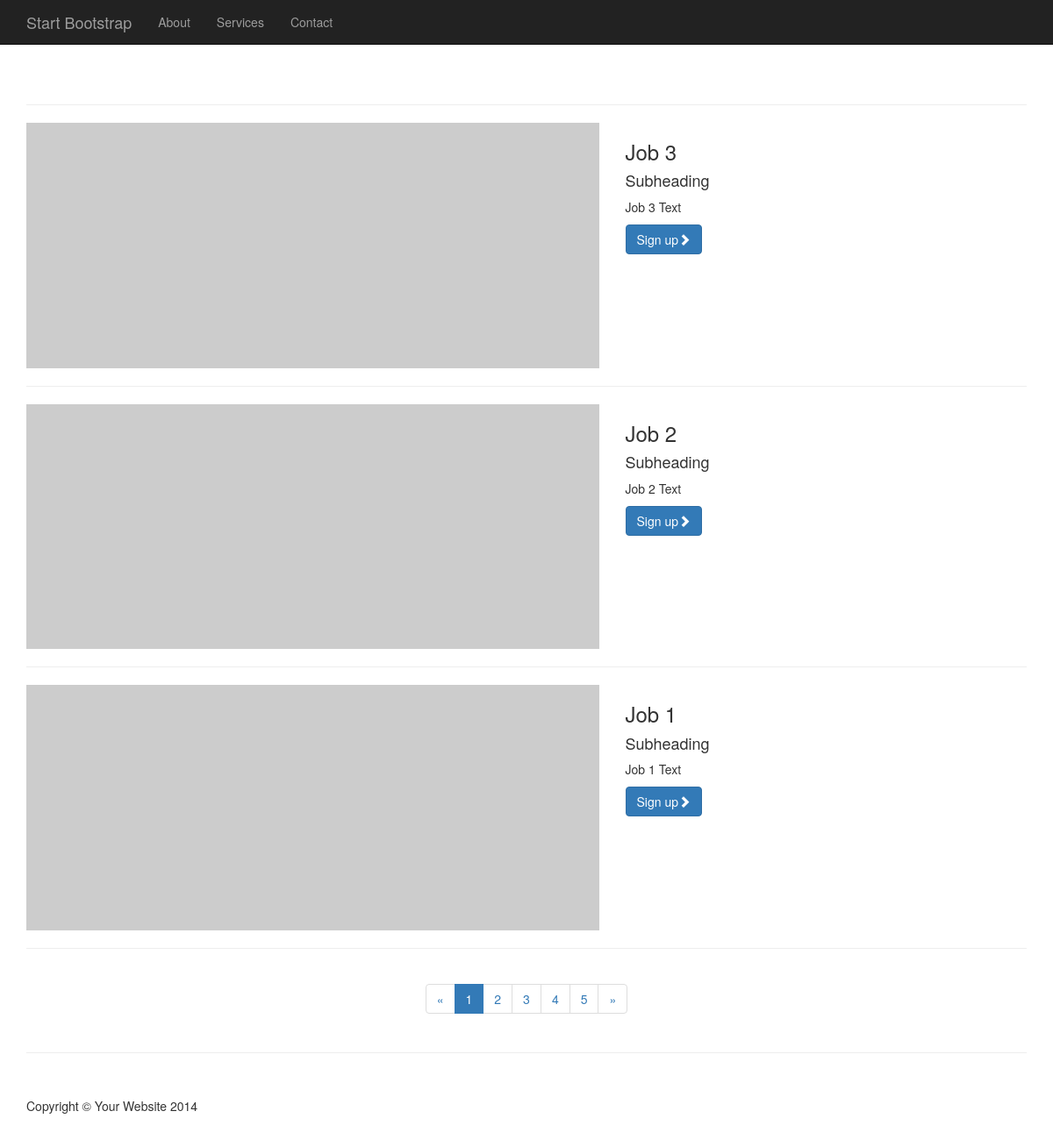
Before: /index/ with the older database file.
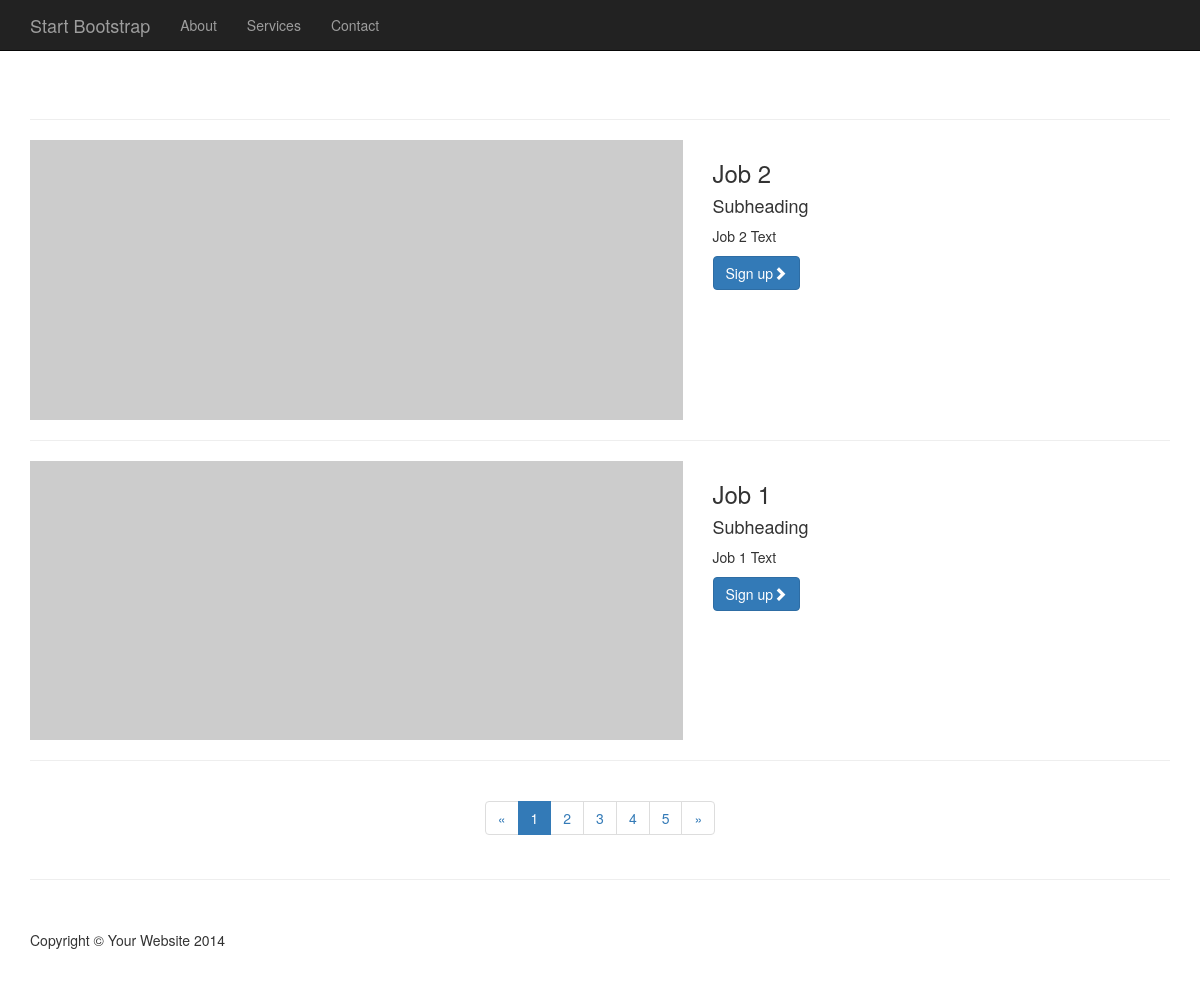
After: the same page with the newer database file.
### mande/models.py (models this page shows, shortened)
class Job(models.Model):
    job_id = models.AutoField(primary_key=True)
    job_title = models.CharField(max_length=200)
    job_text = models.CharField(max_length=200)
    pub_date = models.DateTimeField('date published')

### mande/views.py (the view)
# urls.py: url(r'^index/$', views.IndexView.as_view(), name='index'),
class IndexView(generic.ListView):
    template_name = 'mande/index.html'
    context_object_name = 'latest_job_list'
    def get_queryset(self):
        return Job.objects.order_by('-pub_date')[:5]

### mande/templates/mande/index.html
{% extends "base.html" %}
{% block content %}
{% if latest_job_list %}
    {% for job in latest_job_list %}
        <div class="row">
            <div class="col-md-7">
                <a href="{% url 'mande:detail' job.job_id %}">
                    <img class="img-responsive" src="http://placehold.it/700x300" alt="">
                </a>
            </div>
            <div class="col-md-5">
                <h3>{{job.job_title}}</h3>
                <h4>Subheading</h4>
                <p>{{job.job_text}}</p>
                <a class="btn btn-primary" href="{% url 'mande:detail' job.job_id %}">Sign up<span class="glyphicon glyphicon-chevron-right"></span></a>
            </div>
        </div>
        <hr>
    {% endfor %}
{% else %}
    <p>No jobs are available.</p>
{% endif %}
        <div class="row text-center">
            <div class="col-lg-12">
                <ul class="pagination">
                    <li>
                        <a href="#">&laquo;</a>
                    </li>
                    <li class="active">
                        <a href="#">1</a>
                    </li>
                    <li>
                        <a href="#">2</a>
                    </li>
                    <li>
                        <a href="#">3</a>
                    </li>
                    <li>
                        <a href="#">4</a>
                    </li>
                    <li>
                        <a href="#">5</a>
                    </li>
                    <li>
                        <a href="#">&raquo;</a>
                    </li>
                </ul>
            </div>
        </div>
        <hr>
{% endblock %}

Changed rows visible on the page:
removed Job: job_title "Job 3", job_text "Job 3 Text"
